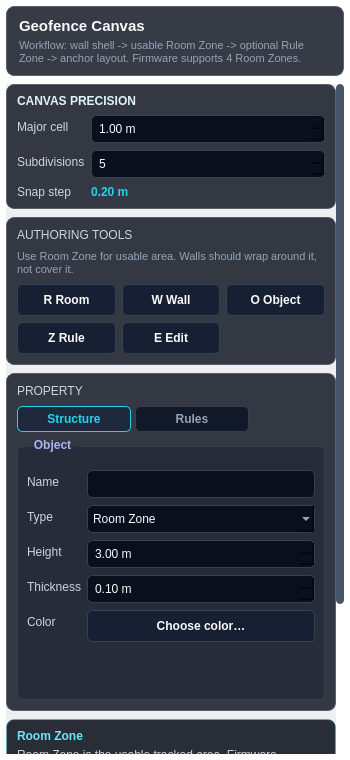
<?xml version="1.0" encoding="UTF-8"?>
<ui version="4.0">
 <class>GeofenceEditorWidget</class>
 <widget class="QWidget" name="GeofenceEditorWidget">
  <property name="geometry">
   <rect>
    <x>0</x>
    <y>0</y>
    <width>350</width>
    <height>760</height>
   </rect>
  </property>
  <property name="maximumSize">
   <size>
    <width>350</width>
    <height>16777215</height>
   </size>
  </property>
  <property name="styleSheet">
   <string notr="true">QWidget#GeofenceEditorWidget { background: transparent; color: #E5E7EB; font-family: 'Segoe UI'; font-size: 12px; }
QFrame#editor_header, QFrame#status_strip, QFrame#tool_palette, QFrame#inspector_frame, QFrame#io_frame { background: rgba(10, 16, 28, 0.82); border: 1px solid rgba(71, 85, 105, 0.82); border-radius: 8px; }
QLabel { background: transparent; color: #CBD5E1; }
QLabel#lbl_geofence_header { color: #F8FAFC; font-size: 15px; font-weight: bold; }
QLabel#lbl_editor_subtitle, QLabel#lbl_tool_hint, QLabel#lbl_room_hint, QLabel#lbl_rule_hint { color: #94A3B8; font-size: 11px; }
QLabel#lbl_section_title { color: #E0F2FE; font-size: 12px; font-weight: bold; letter-spacing: 0px; }
QLabel#lbl_minor_resolution { color: #22D3EE; font-family: 'Consolas'; font-weight: bold; }
QLineEdit, QComboBox, QDoubleSpinBox, QSpinBox { background-color: #090F1D; border: 1px solid #334155; border-radius: 5px; color: #F8FAFC; padding: 3px 5px; min-height: 20px; }
QLineEdit:focus, QComboBox:focus, QDoubleSpinBox:focus, QSpinBox:focus { border-color: #22D3EE; }
QPushButton { background: #172033; color: #F8FAFC; border: 1px solid #334155; border-radius: 5px; padding: 4px 6px; font-weight: bold; min-height: 22px; }
QPushButton:hover { background: #223047; border-color: #22D3EE; }
QPushButton:disabled { background: #111827; color: #475569; border-color: #334155; }
QPushButton#btn_mode_room:checked { background-color: #0EA5E9; color: #FFFFFF; border-color: #7DD3FC; }
QPushButton#btn_mode_wall:checked { background-color: #64748B; color: #FFFFFF; border-color: #CBD5E1; }
QPushButton#btn_mode_draw:checked { background-color: #2563EB; color: #FFFFFF; border-color: #93C5FD; }
QPushButton#btn_mode_object:checked { background-color: #F59E0B; color: #111827; border-color: #FCD34D; }
QPushButton#btn_mode_edit_map:checked, QPushButton#btn_mode_edit:checked { background-color: #7C3AED; color: #FFFFFF; border-color: #C4B5FD; }
QPushButton#btn_save_map { background: #2563EB; color: #FFFFFF; border-color: #60A5FA; }
QPushButton#btn_clear_map, QPushButton#btn_exit_editor { background: #334155; color: #FFFFFF; border-color: #475569; }
QGroupBox { background: rgba(15, 23, 42, 0.35); color: #CBD5E1; font-weight: bold; border: 1px solid rgba(51, 65, 85, 0.88); border-radius: 6px; margin-top: 8px; padding-top: 14px; }
QGroupBox::title { subcontrol-origin: margin; left: 10px; padding: 0 5px; color: #A5B4FC; }
QTabWidget::pane { border: none; background: transparent; }
QTabBar::tab { background: #111827; color: #94A3B8; border: 1px solid #334155; border-radius: 5px; padding: 5px 8px; font-weight: bold; min-width: 96px; margin-right: 4px; }
QTabBar::tab:selected { background: #1E293B; color: #22D3EE; border-color: #22D3EE; }
QScrollArea { border: none; background: transparent; }
QScrollBar:vertical { background-color: transparent; width: 8px; margin: 0px; }
QScrollBar::handle:vertical { background-color: #475569; border-radius: 4px; min-height: 30px; }
QScrollBar::add-line:vertical, QScrollBar::sub-line:vertical { height: 0px; background: none; }</string>
  </property>
  <layout class="QVBoxLayout" name="main_layout">
   <property name="spacing">
    <number>8</number>
   </property>
   <property name="leftMargin">
    <number>6</number>
   </property>
   <property name="topMargin">
    <number>6</number>
   </property>
   <property name="rightMargin">
    <number>6</number>
   </property>
   <property name="bottomMargin">
    <number>6</number>
   </property>
   <item>
    <widget class="QFrame" name="editor_header">
     <layout class="QVBoxLayout" name="header_layout">
      <property name="spacing">
       <number>4</number>
      </property>
      <property name="leftMargin">
       <number>12</number>
      </property>
      <property name="topMargin">
       <number>10</number>
      </property>
      <property name="rightMargin">
       <number>12</number>
      </property>
      <property name="bottomMargin">
       <number>10</number>
      </property>
      <item>
       <widget class="QLabel" name="lbl_geofence_header">
        <property name="text">
         <string>Geofence Canvas</string>
        </property>
       </widget>
      </item>
      <item>
       <widget class="QLabel" name="lbl_editor_subtitle">
        <property name="text">
         <string>Workflow: wall shell -> usable Room Zone -> optional Rule Zone -> anchor layout. Firmware supports 4 Room Zones.</string>
        </property>
        <property name="wordWrap">
         <bool>true</bool>
        </property>
       </widget>
      </item>
     </layout>
    </widget>
   </item>
   <item>
    <widget class="QScrollArea" name="editor_scroll">
     <property name="widgetResizable">
      <bool>true</bool>
     </property>
     <property name="horizontalScrollBarPolicy">
      <enum>Qt::ScrollBarAlwaysOff</enum>
     </property>
     <widget class="QWidget" name="editor_scroll_content">
      <layout class="QVBoxLayout" name="editor_content_layout">
       <property name="spacing">
        <number>8</number>
       </property>
       <property name="leftMargin">
        <number>0</number>
       </property>
       <property name="topMargin">
        <number>0</number>
       </property>
       <property name="rightMargin">
        <number>0</number>
       </property>
       <property name="bottomMargin">
        <number>0</number>
       </property>
       <item>
        <widget class="QFrame" name="status_strip">
         <layout class="QFormLayout" name="grid_form_layout">
          <property name="verticalSpacing">
           <number>7</number>
          </property>
          <property name="leftMargin">
           <number>10</number>
          </property>
          <property name="topMargin">
           <number>9</number>
          </property>
          <property name="rightMargin">
           <number>10</number>
          </property>
          <property name="bottomMargin">
           <number>9</number>
          </property>
          <item row="0" column="0" colspan="2">
           <widget class="QLabel" name="lbl_section_title">
            <property name="text">
             <string>CANVAS PRECISION</string>
            </property>
           </widget>
          </item>
          <item row="1" column="0">
           <widget class="QLabel" name="lbl_grid_spacing">
            <property name="text">
             <string>Major cell</string>
            </property>
           </widget>
          </item>
          <item row="1" column="1">
           <widget class="QDoubleSpinBox" name="sb_grid_spacing">
            <property name="minimum">
             <double>0.100000000000000</double>
            </property>
            <property name="maximum">
             <double>10.000000000000000</double>
            </property>
            <property name="singleStep">
             <double>0.100000000000000</double>
            </property>
            <property name="value">
             <double>1.000000000000000</double>
            </property>
            <property name="suffix">
             <string> m</string>
            </property>
           </widget>
          </item>
          <item row="2" column="0">
           <widget class="QLabel" name="lbl_grid_subdivisions">
            <property name="text">
             <string>Subdivisions</string>
            </property>
           </widget>
          </item>
          <item row="2" column="1">
           <widget class="QSpinBox" name="sb_grid_subdivisions">
            <property name="minimum">
             <number>1</number>
            </property>
            <property name="maximum">
             <number>20</number>
            </property>
            <property name="value">
             <number>5</number>
            </property>
           </widget>
          </item>
          <item row="3" column="0">
           <widget class="QLabel" name="lbl_minor_title">
            <property name="text">
             <string>Snap step</string>
            </property>
           </widget>
          </item>
          <item row="3" column="1">
           <widget class="QLabel" name="lbl_minor_resolution">
            <property name="text">
             <string>0.20 m</string>
            </property>
           </widget>
          </item>
         </layout>
        </widget>
       </item>
       <item>
        <widget class="QFrame" name="tool_palette">
         <layout class="QVBoxLayout" name="tool_palette_layout">
          <property name="spacing">
           <number>8</number>
          </property>
          <property name="leftMargin">
           <number>10</number>
          </property>
          <property name="topMargin">
           <number>10</number>
          </property>
          <property name="rightMargin">
           <number>10</number>
          </property>
          <property name="bottomMargin">
           <number>10</number>
          </property>
          <item>
           <widget class="QLabel" name="lbl_section_title">
            <property name="text">
             <string>AUTHORING TOOLS</string>
            </property>
           </widget>
          </item>
          <item>
           <widget class="QLabel" name="lbl_tool_hint">
            <property name="text">
               <string>Use Room Zone for usable area. Walls should wrap around it, not cover it.</string>
            </property>
            <property name="wordWrap">
             <bool>true</bool>
            </property>
           </widget>
          </item>
          <item>
           <layout class="QGridLayout" name="tool_grid_layout">
            <property name="horizontalSpacing">
             <number>6</number>
            </property>
            <property name="verticalSpacing">
             <number>6</number>
            </property>
            <item row="0" column="0">
             <widget class="QPushButton" name="btn_mode_room">
              <property name="text">
               <string>R Room</string>
              </property>
              <property name="checkable">
               <bool>true</bool>
              </property>
             </widget>
            </item>
            <item row="0" column="1">
             <widget class="QPushButton" name="btn_mode_wall">
              <property name="text">
               <string>W Wall</string>
              </property>
              <property name="checkable">
               <bool>true</bool>
              </property>
             </widget>
            </item>
            <item row="0" column="2">
             <widget class="QPushButton" name="btn_mode_object">
              <property name="text">
               <string>O Object</string>
              </property>
              <property name="checkable">
               <bool>true</bool>
              </property>
             </widget>
            </item>
            <item row="1" column="0">
             <widget class="QPushButton" name="btn_mode_draw">
              <property name="text">
               <string>Z Rule</string>
              </property>
              <property name="checkable">
               <bool>true</bool>
              </property>
             </widget>
            </item>
            <item row="1" column="1">
             <widget class="QPushButton" name="btn_mode_edit_map">
              <property name="text">
               <string>E Edit</string>
              </property>
              <property name="checkable">
               <bool>true</bool>
              </property>
             </widget>
            </item>
           </layout>
          </item>
         </layout>
        </widget>
       </item>
       <item>
        <widget class="QFrame" name="inspector_frame">
         <layout class="QVBoxLayout" name="inspector_layout">
          <property name="spacing">
           <number>8</number>
          </property>
          <property name="leftMargin">
           <number>10</number>
          </property>
          <property name="topMargin">
           <number>10</number>
          </property>
          <property name="rightMargin">
           <number>10</number>
          </property>
          <property name="bottomMargin">
           <number>10</number>
          </property>
          <item>
           <widget class="QLabel" name="lbl_section_title">
            <property name="text">
             <string>PROPERTY</string>
            </property>
           </widget>
          </item>
          <item>
           <widget class="QTabWidget" name="editor_tabs">
            <property name="currentIndex">
             <number>0</number>
            </property>
            <widget class="QWidget" name="tab_map_layout">
             <attribute name="title">
              <string>Structure</string>
             </attribute>
             <layout class="QVBoxLayout" name="map_tab_layout">
              <property name="spacing">
               <number>8</number>
              </property>
              <property name="leftMargin">
               <number>0</number>
              </property>
              <property name="topMargin">
               <number>6</number>
              </property>
              <property name="rightMargin">
               <number>0</number>
              </property>
              <property name="bottomMargin">
               <number>0</number>
              </property>
              <item>
               <widget class="QGroupBox" name="gb_map_properties">
                <property name="title">
                 <string>Object</string>
                </property>
                <layout class="QFormLayout" name="map_properties_form_layout">
                 <property name="verticalSpacing">
                  <number>7</number>
                 </property>
                 <item row="0" column="0">
                  <widget class="QLabel" name="lbl_map_name">
                   <property name="text">
                    <string>Name</string>
                   </property>
                  </widget>
                 </item>
                 <item row="0" column="1">
                  <widget class="QLineEdit" name="txt_map_name"/>
                 </item>
                 <item row="1" column="0">
                  <widget class="QLabel" name="lbl_map_type">
                   <property name="text">
                    <string>Type</string>
                   </property>
                  </widget>
                 </item>
                 <item row="1" column="1">
                  <widget class="QComboBox" name="cmb_map_type">
                   <item>
                    <property name="text">
                    <string>Room Zone</string>
                    </property>
                   </item>
                   <item>
                    <property name="text">
                     <string>Wall</string>
                    </property>
                   </item>
                   <item>
                    <property name="text">
                     <string>Object</string>
                    </property>
                   </item>
                  </widget>
                 </item>
                 <item row="2" column="0">
                  <widget class="QLabel" name="lbl_map_height">
                   <property name="text">
                    <string>Height</string>
                   </property>
                  </widget>
                 </item>
                 <item row="2" column="1">
                  <widget class="QDoubleSpinBox" name="sb_map_height">
                   <property name="minimum">
                    <double>0.100000000000000</double>
                   </property>
                   <property name="maximum">
                    <double>20.000000000000000</double>
                   </property>
                   <property name="singleStep">
                    <double>0.100000000000000</double>
                   </property>
                   <property name="value">
                    <double>3.000000000000000</double>
                   </property>
                   <property name="suffix">
                    <string> m</string>
                   </property>
                  </widget>
                 </item>
                 <item row="3" column="0">
                  <widget class="QLabel" name="lbl_wall_thickness">
                   <property name="text">
                    <string>Thickness</string>
                   </property>
                  </widget>
                 </item>
                 <item row="3" column="1">
                  <widget class="QDoubleSpinBox" name="sb_wall_thickness">
                   <property name="minimum">
                    <double>0.010000000000000</double>
                   </property>
                   <property name="maximum">
                    <double>5.000000000000000</double>
                   </property>
                   <property name="singleStep">
                    <double>0.050000000000000</double>
                   </property>
                   <property name="value">
                    <double>0.100000000000000</double>
                   </property>
                   <property name="suffix">
                    <string> m</string>
                   </property>
                  </widget>
                 </item>
                 <item row="4" column="0">
                  <widget class="QLabel" name="lbl_map_color">
                   <property name="text">
                    <string>Color</string>
                   </property>
                  </widget>
                 </item>
                 <item row="4" column="1">
                  <widget class="QPushButton" name="btn_map_color_picker">
                   <property name="text">
                    <string>Choose color…</string>
                   </property>
                  </widget>
                 </item>
                </layout>
               </widget>
              </item>
             </layout>
            </widget>
            <widget class="QWidget" name="tab_rule_zones">
             <attribute name="title">
              <string>Rules</string>
             </attribute>
             <layout class="QVBoxLayout" name="rule_tab_layout">
              <property name="spacing">
               <number>8</number>
              </property>
              <property name="leftMargin">
               <number>0</number>
              </property>
              <property name="topMargin">
               <number>6</number>
              </property>
              <property name="rightMargin">
               <number>0</number>
              </property>
              <property name="bottomMargin">
               <number>0</number>
              </property>
              <item>
               <widget class="QGroupBox" name="gb_properties">
                <property name="title">
                 <string>Rule Properties</string>
                </property>
                <layout class="QFormLayout" name="properties_form_layout">
                 <property name="verticalSpacing">
                  <number>7</number>
                 </property>
                 <item row="0" column="0">
                  <widget class="QLabel" name="lbl_prop_name">
                   <property name="text">
                    <string>Name</string>
                   </property>
                  </widget>
                 </item>
                 <item row="0" column="1">
                  <widget class="QLineEdit" name="txt_zone_name"/>
                 </item>
                 <item row="1" column="0">
                  <widget class="QLabel" name="lbl_prop_type">
                   <property name="text">
                    <string>Rule</string>
                   </property>
                  </widget>
                 </item>
                 <item row="1" column="1">
                  <widget class="QComboBox" name="cmb_zone_type">
                   <item>
                    <property name="text">
                     <string>Speed Limited</string>
                    </property>
                   </item>
                   <item>
                    <property name="text">
                     <string>No-Go</string>
                    </property>
                   </item>
                  </widget>
                 </item>
                 <item row="2" column="0">
                  <widget class="QLabel" name="lbl_prop_speed">
                   <property name="text">
                    <string>Max speed</string>
                   </property>
                  </widget>
                 </item>
                 <item row="2" column="1">
                  <widget class="QDoubleSpinBox" name="sb_speed">
                   <property name="minimum">
                    <double>0.000000000000000</double>
                   </property>
                   <property name="maximum">
                    <double>10.000000000000000</double>
                   </property>
                   <property name="singleStep">
                    <double>0.100000000000000</double>
                   </property>
                   <property name="value">
                    <double>1.000000000000000</double>
                   </property>
                   <property name="suffix">
                    <string> m/s</string>
                   </property>
                  </widget>
                 </item>
                 <item row="3" column="0">
                  <widget class="QLabel" name="lbl_zone_color">
                   <property name="text">
                    <string>Color</string>
                   </property>
                  </widget>
                 </item>
                 <item row="3" column="1">
                  <widget class="QPushButton" name="btn_zone_color_picker">
                   <property name="text">
                    <string>Choose color…</string>
                   </property>
                  </widget>
                 </item>
                 <item row="4" column="0" colspan="2">
                  <widget class="QPushButton" name="btn_apply_properties">
                   <property name="text">
                    <string>Apply Rule Changes</string>
                   </property>
                  </widget>
                 </item>
                </layout>
               </widget>
              </item>
              <item>
               <widget class="QPushButton" name="btn_mode_edit">
                <property name="text">
                 <string>Edit Rule Geometry</string>
                </property>
                <property name="checkable">
                 <bool>true</bool>
                </property>
               </widget>
              </item>
             </layout>
            </widget>
           </widget>
          </item>
         </layout>
        </widget>
       </item>
       <item>
        <widget class="QFrame" name="help_frame">
         <property name="styleSheet">
          <string notr="true">QFrame#help_frame { background: rgba(8, 13, 23, 0.86); border: 1px solid rgba(34, 211, 238, 0.34); border-radius: 8px; }</string>
         </property>
         <layout class="QVBoxLayout" name="help_layout">
          <property name="spacing">
           <number>5</number>
          </property>
          <property name="leftMargin">
           <number>10</number>
          </property>
          <property name="topMargin">
           <number>9</number>
          </property>
          <property name="rightMargin">
           <number>10</number>
          </property>
          <property name="bottomMargin">
           <number>9</number>
          </property>
          <item>
           <widget class="QLabel" name="lbl_context_title">
            <property name="styleSheet">
             <string notr="true">color: #67E8F9; font-weight: bold; font-size: 12px;</string>
            </property>
            <property name="text">
             <string>Room Zone</string>
            </property>
           </widget>
          </item>
          <item>
           <widget class="QLabel" name="lbl_context_body">
            <property name="styleSheet">
             <string notr="true">color: #CBD5E1; font-size: 12px;</string>
            </property>
            <property name="text">
             <string>Room Zone is the usable tracked area. Firmware supports up to 4 Room Zones and their anchor layouts.</string>
            </property>
            <property name="wordWrap">
             <bool>true</bool>
            </property>
           </widget>
          </item>
         </layout>
        </widget>
       </item>
       <item>
        <widget class="QFrame" name="io_frame">
         <layout class="QVBoxLayout" name="io_layout">
          <property name="spacing">
           <number>7</number>
          </property>
          <property name="leftMargin">
           <number>10</number>
          </property>
          <property name="topMargin">
           <number>10</number>
          </property>
          <property name="rightMargin">
           <number>10</number>
          </property>
          <property name="bottomMargin">
           <number>10</number>
          </property>
          <item>
           <widget class="QPushButton" name="btn_save_map">
            <property name="text">
             <string>Save Geofence JSON</string>
            </property>
           </widget>
          </item>
          <item>
           <widget class="QPushButton" name="btn_clear_map">
            <property name="text">
             <string>Clear Canvas</string>
            </property>
           </widget>
          </item>
          <item>
           <widget class="QPushButton" name="btn_exit_editor">
            <property name="text">
             <string>Return to Live View</string>
            </property>
           </widget>
          </item>
         </layout>
        </widget>
       </item>
       <item>
        <spacer name="spacer_bottom">
         <property name="orientation">
          <enum>Qt::Orientation::Vertical</enum>
         </property>
         <property name="sizeHint" stdset="0">
          <size>
           <width>20</width>
           <height>20</height>
          </size>
         </property>
        </spacer>
       </item>
      </layout>
     </widget>
    </widget>
   </item>
  </layout>
 </widget>
 <resources/>
 <connections/>
</ui>
